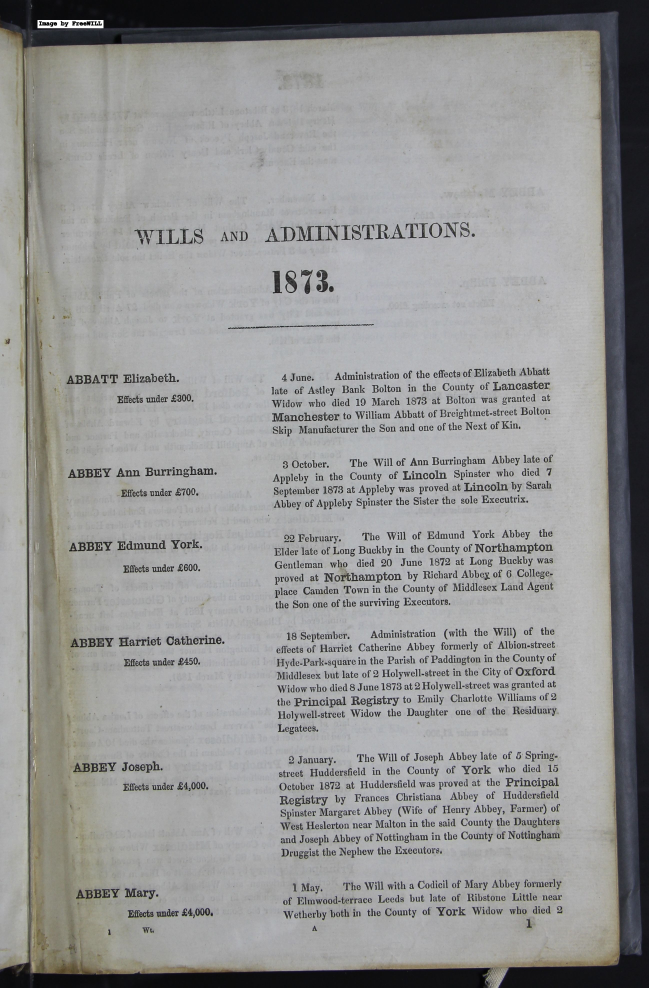
#> input picture 00003.jpg, 2594 x 3949 px, given in place of .00003.jpg, which was not available (shown at 1/4 size)
$ python bounding_boxes.py . out.png
#> lines starting #> are read from the running program, lines starting #| are printed output that depends on the picture; after the words box and inside, x2 and y2 are one past the last pixel; in counts of white or black regions, pixels touching at a corner belong together; pictures that were not available may be replaced by others from this repository, and a replacement may not be noted
import cv2 as cv
import os
import sys

folder_path = sys.argv[1]
dest_path = sys.argv[2]
X = []
y = []
folders = os.listdir(folder_path)
for files in folders:
    # [4 lines of commented-out code are left out]
    if(str(files).lower().endswith((".jpg", ".jpeg")) is True and not str(files).startswith('.')):
        image_path = folder_path + files
        print(image_path)
        filename = files.split('/')[-1]
        img = cv.imread(image_path, 0)
#> img: shape (3949, 2594); min 0, max 255, mean 148.4
        print(img)
#> (printed output is left out)
        img = cv.resize(img, (512, 512))
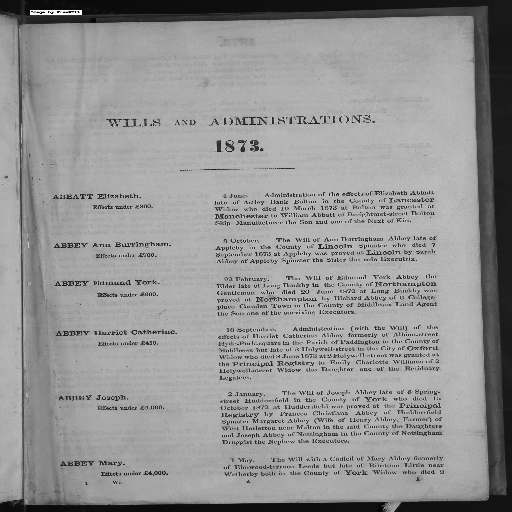
#> img: shape (512, 512); min 0, max 255, mean 148.3
        edges = cv.Canny(img, 512, 512)
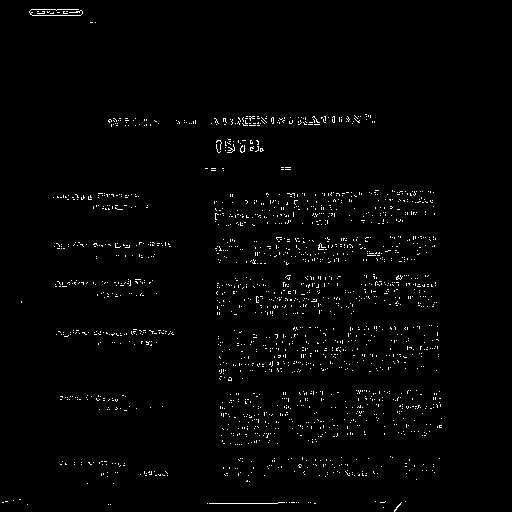
#> edges: shape (512, 512); 1.5% white in thin lines or dots, all inside (x1, y1, x2, y2) = (2, 9, 442, 512)
        print(edges)
#> (printed output is left out)
        path = dest_path + '/' + str(files)
        print(path)
        cv.imwrite(path, edges)
#> pass 2 of the loop `for files in folders:`:
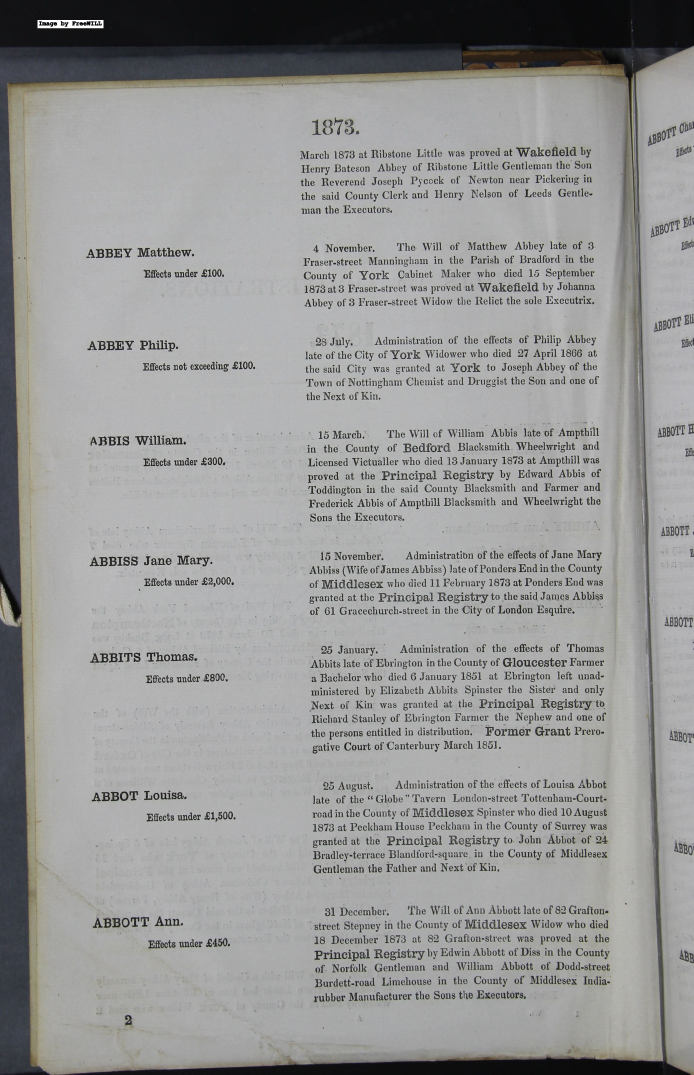
#> input picture 00004.jpg, 2774 x 4297 px, given in place of .00004.jpg, which was not available (shown at 1/4 size)
#> (printed output is left out)
#> `img = cv.resize(img, (512, 512))`:
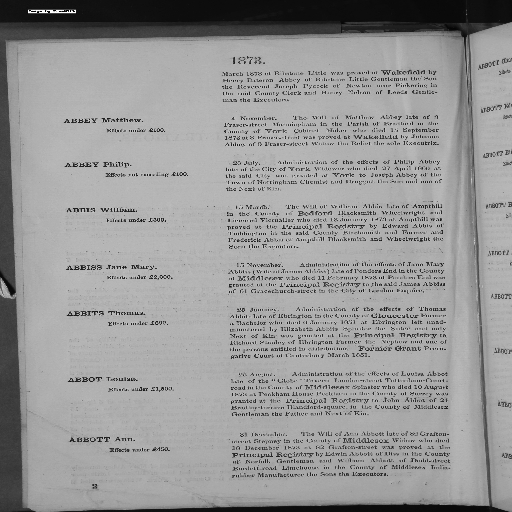
#> img: shape (512, 512); min 0, max 255, mean 151.3
#> `edges = cv.Canny(img, 512, 512)`:
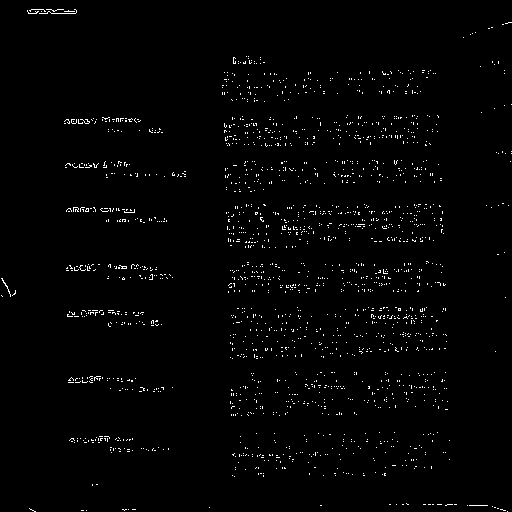
#> edges: shape (512, 512); 1.5% white in thin lines or dots
#> (printed output is left out)
#> (the run stopped early here; a loop or call above may not have finished)
